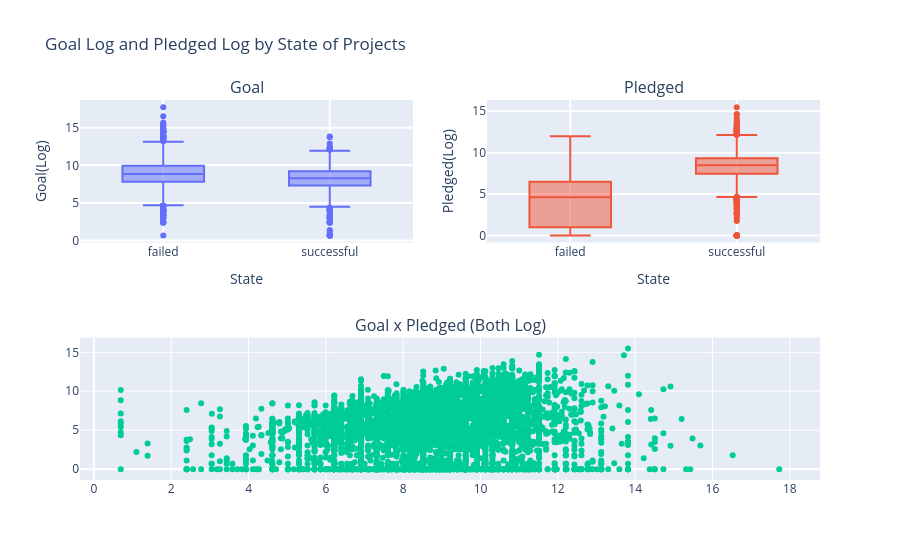

Here is the notebook cell this chart was saved with:
### Code cell
#First plot
trace0 = go.Box(
    x=df_kick['state'],
    y=df_kick['goal_log'],
    name="Goal Log", showlegend=False
)
#Second plot
trace1 = go.Box(
    x=df_kick['state'],
    y=df_kick['pledged_log'],
    name="Pledged Log", showlegend=False
)
#Third plot
trace2 = go.Scatter(
    x=df_kick['goal_log'], y=df_kick['pledged_log'],
    name="Goal x Pledged Distribuition", 
    showlegend=False,
    mode = 'markers'
)

#Creating the grid
fig = tls.make_subplots(rows=2, cols=2, specs=[[{}, {}], [{'colspan': 2}, None]],
                          subplot_titles=('Goal','Pledged',
                                          "Goal x Pledged (Both Log)"))

#setting the figs
fig.append_trace(trace0, 1, 1)
fig.append_trace(trace1, 1, 2)
fig.append_trace(trace2, 2, 1)

fig['layout'].update(showlegend=True, 
                     title="Goal Log and Pledged Log by State of Projects",
                     xaxis=dict(
                         title='State', ticklen=5, zeroline=False, gridwidth=2
                     ),
                     yaxis=dict(
                         title='Goal(Log)', ticklen=5, gridwidth=2
                     ),
                     xaxis1=dict(title='State', ticklen=5, zeroline=False, gridwidth=2),
                     yaxis1=dict(title='Goal(Log)', ticklen=5, gridwidth=2),
                     xaxis2=dict(title='State', ticklen=5, zeroline=False, gridwidth=2),
                     yaxis2=dict(title='Pledged(Log)', ticklen=5, gridwidth=2))
iplot(fig)

### Figure 1 — Plotly figure (JSON) as saved in the notebook; plotly's stock layout.template omitted (floating-point values rounded to 4 significant figures; data arrays with more than 128 entries replaced by an {"elided": "..."} marker saying what was removed)
{"data": [{"name": "Goal Log", "showlegend": false, "type": "box", "x": {"elided": "8738 str values"}, "xaxis": "x", "y": {"elided": "8738 float values"}, "yaxis": "y"}, {"name": "Pledged Log", "showlegend": false, "type": "box", "x": {"elided": "8738 str values"}, "xaxis": "x2", "y": {"elided": "8738 float values"}, "yaxis": "y2"}, {"mode": "markers", "name": "Goal x Pledged Distribuition", "showlegend": false, "type": "scatter", "x": {"elided": "8738 float values"}, "xaxis": "x3", "y": {"elided": "8738 float values"}, "yaxis": "y3"}], "layout": {"annotations": [{"font": {"size": 16}, "showarrow": false, "text": "Goal", "x": 0.225, "xanchor": "center", "xref": "paper", "y": 1, "yanchor": "bottom", "yref": "paper"}, {"font": {"size": 16}, "showarrow": false, "text": "Pledged", "x": 0.775, "xanchor": "center", "xref": "paper", "y": 1, "yanchor": "bottom", "yref": "paper"}, {"font": {"size": 16}, "showarrow": false, "text": "Goal x Pledged (Both Log)", "x": 0.5, "xanchor": "center", "xref": "paper", "y": 0.375, "yanchor": "bottom", "yref": "paper"}], "showlegend": true, "title": {"text": "Goal Log and Pledged Log by State of Projects"}, "xaxis": {"anchor": "y", "domain": [0, 0.45], "gridwidth": 2, "ticklen": 5, "title": {"text": "State"}, "zeroline": false}, "xaxis2": {"anchor": "y2", "domain": [0.55, 1], "gridwidth": 2, "ticklen": 5, "title": {"text": "State"}, "zeroline": false}, "xaxis3": {"anchor": "y3", "domain": [0, 1]}, "yaxis": {"anchor": "x", "domain": [0.625, 1], "gridwidth": 2, "ticklen": 5, "title": {"text": "Goal(Log)"}}, "yaxis2": {"anchor": "x2", "domain": [0.625, 1], "gridwidth": 2, "ticklen": 5, "title": {"text": "Pledged(Log)"}}, "yaxis3": {"anchor": "x3", "domain": [0, 0.375]}}}
